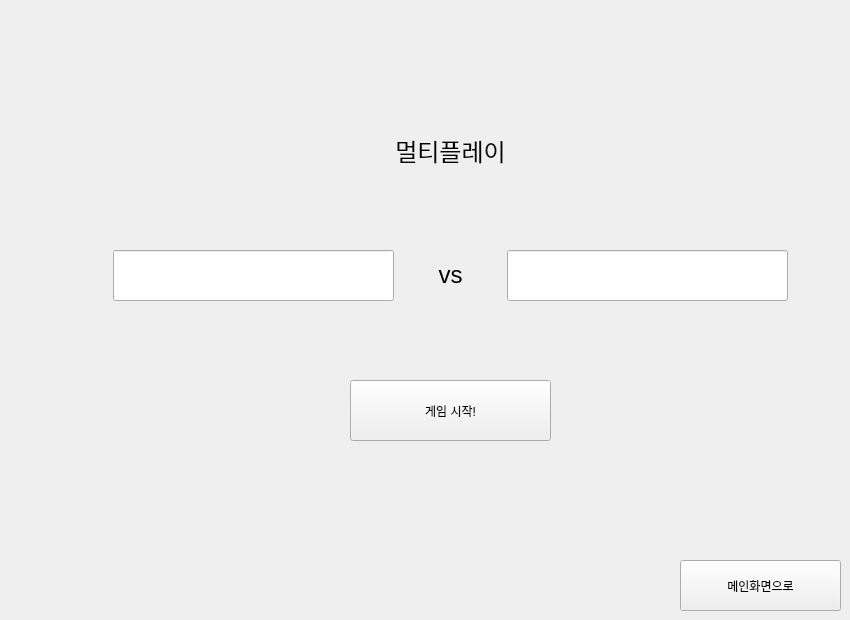
    <widget class="QWidget" name="GameMulti">
     <widget class="QLabel" name="MultiTitle">
      <property name="geometry">
       <rect>
        <x>345</x>
        <y>120</y>
        <width>211</width>
        <height>61</height>
       </rect>
      </property>
      <property name="text">
       <string>&lt;html&gt;&lt;head/&gt;&lt;body&gt;&lt;p align=&quot;center&quot;&gt;&lt;span style=&quot; font-size:18pt;&quot;&gt;멀티플레이&lt;/span&gt;&lt;/p&gt;&lt;/body&gt;&lt;/html&gt;</string>
      </property>
     </widget>
     <widget class="QPushButton" name="GoTitle">
      <property name="geometry">
       <rect>
        <x>680</x>
        <y>560</y>
        <width>161</width>
        <height>51</height>
       </rect>
      </property>
      <property name="text">
       <string>메인화면으로</string>
      </property>
     </widget>
     <widget class="QLineEdit" name="Player1Multi">
      <property name="geometry">
       <rect>
        <x>113</x>
        <y>250</y>
        <width>281</width>
        <height>51</height>
       </rect>
      </property>
     </widget>
     <widget class="QLabel" name="vs">
      <property name="geometry">
       <rect>
        <x>420</x>
        <y>255</y>
        <width>61</width>
        <height>41</height>
       </rect>
      </property>
      <property name="text">
       <string>&lt;html&gt;&lt;head/&gt;&lt;body&gt;&lt;p align=&quot;center&quot;&gt;&lt;span style=&quot; font-size:18pt;&quot;&gt;vs&lt;/span&gt;&lt;/p&gt;&lt;/body&gt;&lt;/html&gt;</string>
      </property>
     </widget>
     <widget class="QLineEdit" name="Player2Multi">
      <property name="geometry">
       <rect>
        <x>507</x>
        <y>250</y>
        <width>281</width>
        <height>51</height>
       </rect>
      </property>
     </widget>
     <widget class="QPushButton" name="GameStart">
      <property name="geometry">
       <rect>
        <x>350</x>
        <y>380</y>
        <width>201</width>
        <height>61</height>
       </rect>
      </property>
      <property name="text">
       <string>게임 시작!</string>
      </property>
     </widget>
    </widget>
